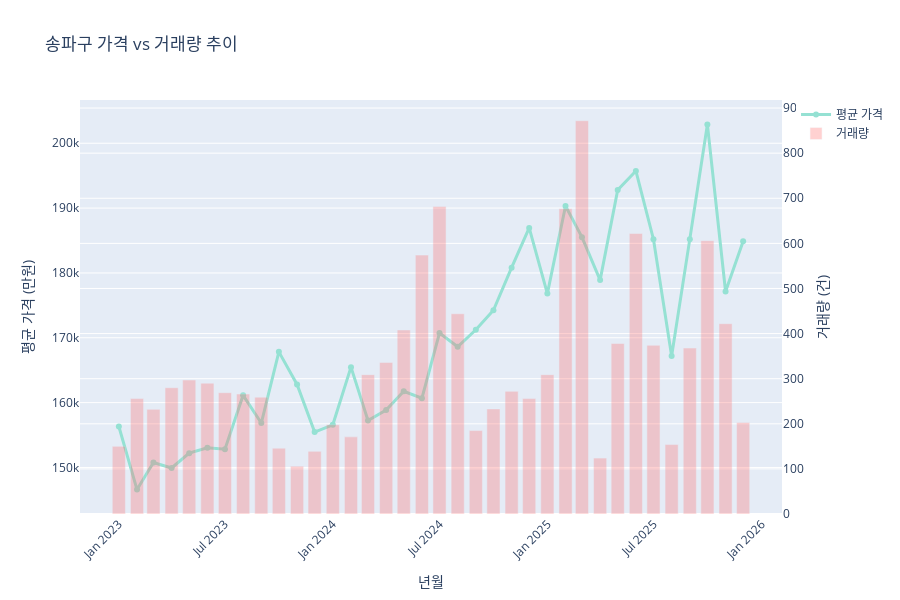

Here is the notebook cell this chart was saved with:
### Code cell
# 송파구 가격 vs 거래량
fig_songpa = go.Figure()

songpa = monthly_gu[monthly_gu['CGG_NM'] == '송파구']

fig_songpa.add_trace(go.Scatter(
    x=songpa['year_month'],
    y=songpa['avg_price'],
    name='평균 가격',
    yaxis='y',
    mode='lines+markers',
    line=dict(color='#95E1D3', width=3)
))

fig_songpa.add_trace(go.Bar(
    x=songpa['year_month'],
    y=songpa['txn_cnt'],
    name='거래량',
    yaxis='y2',
    opacity=0.3,
    marker_color='#FF6B6B'
))

fig_songpa.update_layout(
    title='송파구 가격 vs 거래량 추이',
    xaxis=dict(title='년월', tickangle=-45),
    yaxis=dict(
        title='평균 가격 (만원)',
        side='left'
    ),
    yaxis2=dict(
        title='거래량 (건)',
        side='right',
        overlaying='y'
    ),
    hovermode='x unified',
    height=600
)

fig_songpa.show()

### Figure 1 — Plotly figure (JSON) as saved in the notebook; plotly's stock layout.template omitted (floating-point values rounded to 4 significant figures)
{"data": [{"line": {"color": "#95E1D3", "width": 3}, "mode": "lines+markers", "name": "평균 가격", "type": "scatter", "x": ["2023-01", "2023-02", "2023-03", "2023-04", "2023-05", "2023-06", "2023-07", "2023-08", "2023-09", "2023-10", "2023-11", "2023-12", "2024-01", "2024-02", "2024-03", "2024-04", "2024-05", "2024-06", "2024-07", "2024-08", "2024-09", "2024-10", "2024-11", "2024-12", "2025-01", "2025-02", "2025-03", "2025-04", "2025-05", "2025-06", "2025-07", "2025-08", "2025-09", "2025-10", "2025-11", "2025-12"], "y": [156300.0, 146600.0, 150800.0, 149900.0, 152200.0, 153000.0, 152800.0, 161100.0, 156900.0, 167800.0, 162800.0, 155500.0, 156600.0, 165500.0, 157200.0, 158900.0, 161700.0, 160700.0, 170700.0, 168600.0, 171200.0, 174200.0, 180800.0, 186900.0, 176800.0, 190300.0, 185500.0, 178900.0, 192800.0, 195700.0, 185200.0, 167200.0, 185200.0, 202900.0, 177100.0, 184900.0], "yaxis": "y"}, {"marker": {"color": "#FF6B6B"}, "name": "거래량", "opacity": 0.3, "type": "bar", "x": ["2023-01", "2023-02", "2023-03", "2023-04", "2023-05", "2023-06", "2023-07", "2023-08", "2023-09", "2023-10", "2023-11", "2023-12", "2024-01", "2024-02", "2024-03", "2024-04", "2024-05", "2024-06", "2024-07", "2024-08", "2024-09", "2024-10", "2024-11", "2024-12", "2025-01", "2025-02", "2025-03", "2025-04", "2025-05", "2025-06", "2025-07", "2025-08", "2025-09", "2025-10", "2025-11", "2025-12"], "y": [150, 256, 232, 280, 297, 290, 269, 266, 259, 146, 106, 139, 198, 171, 309, 336, 408, 574, 682, 444, 185, 233, 272, 256, 309, 677, 872, 124, 378, 622, 374, 154, 368, 606, 422, 203], "yaxis": "y2"}], "layout": {"height": 600, "hovermode": "x unified", "title": {"text": "송파구 가격 vs 거래량 추이"}, "xaxis": {"tickangle": -45, "title": {"text": "년월"}}, "yaxis": {"side": "left", "title": {"text": "평균 가격 (만원)"}}, "yaxis2": {"overlaying": "y", "side": "right", "title": {"text": "거래량 (건)"}}}}
